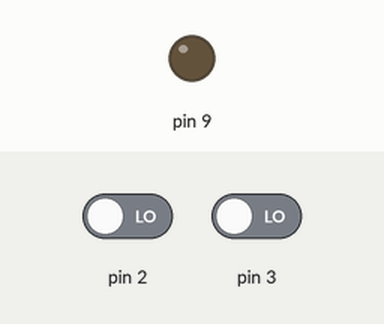
This sketch was run on a simulated Arduino Uno, built with avr-gcc and run on an emulated ATmega328P. On the bench: output pins drawn as LEDs (lit = HIGH). The inputs (shaded band) are chosen by the test bench; at power-on: pin 2 LOW, pin 3 LOW.

Above: at 1.2 s.
1.3 s: pin 2 driven HIGH
At 1.8 s:
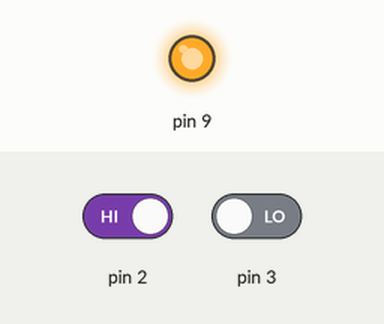
Timing chart, 0 to 4.3 s (numbered marks = the images above; inputs shaded):
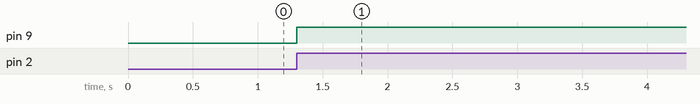

The sketch:

solenoid.ino
```cpp
void setup() {
pinMode(9, OUTPUT);
pinMode(2, INPUT);
pinMode(3, INPUT);
}
void loop() {
if(digitalRead(2)==HIGH)
{
  digitalWrite(9,HIGH);
  delay(1500);
}
else if(digitalRead(3)==HIGH)
{
  digitalWrite(9,LOW);
delay(1000);
}}
```

Measured:
- after the input at 1.3 s, pin 9: LOW → HIGH at once
